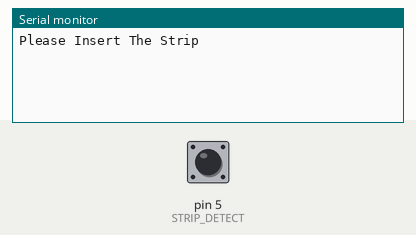
Simulated run of this sketch. Board: Arduino Uno, built with avr-gcc and run on an emulated ATmega328P. Shown: the last lines printed to the serial monitor. Inputs (shaded band) come from the test bench; at power-on: pin 5 (STRIP_DETECT) HIGH.

Above: at 1.2 s.
1.3 s: pin 5 (STRIP_DETECT) pulled LOW for 0.15 s
At 2.1 s:
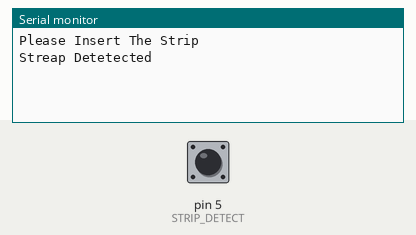
At 3.1 s:
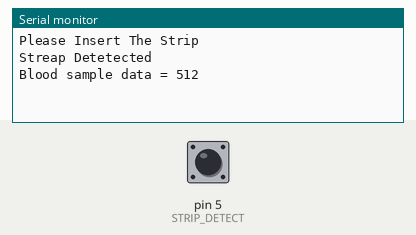

The sketch:

strip_detection.ino
```cpp
#define STRIP_DETECT 5
void setup() {
  Serial.begin(9600);
  Serial.println("Please Insert The Strip");
  pinMode(STRIP_DETECT,INPUT);
  digitalWrite(STRIP_DETECT,HIGH);
  // put your setup code here, to run once:

}

void loop() {
  int analog_sample;
  if(digitalRead(STRIP_DETECT) == LOW)
  {
    Serial.println("Streap Detetected");
    delay(1000);
    analog_sample = analogRead(A1);
    Serial.print("Blood sample data = ");
    Serial.println(analog_sample);
  }
  // put your main code here, to run repeatedly:

}
```

Measured:
- after the input at 1.3 s, the serial monitor: prints a new line at once (image 1)
